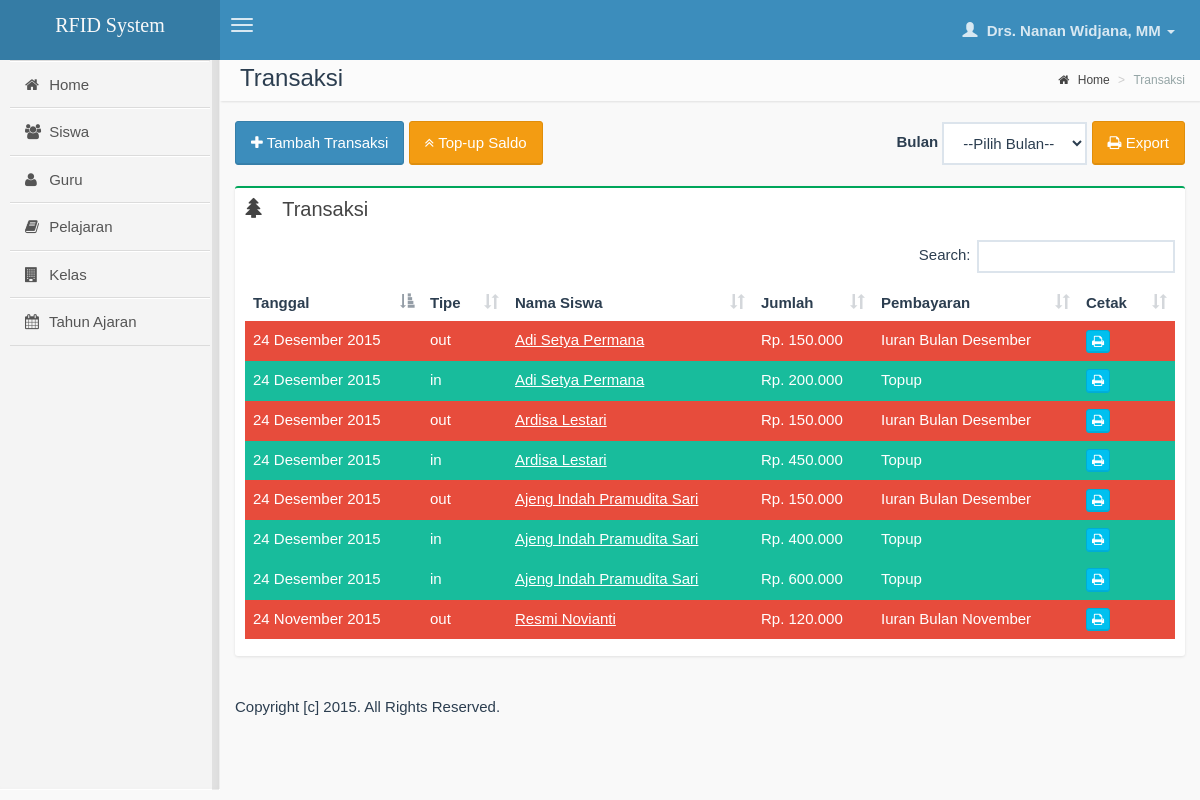
Page /administrator/transaksi.php (signed in) on the committed database.
### tables this page shows
CREATE TABLE IF NOT EXISTS `transaksi` (
`id` int(11) NOT NULL,
  `kode` varchar(12) NOT NULL,
  `tipe` enum('in','out') NOT NULL,
  `jumlah` int(11) NOT NULL,
  `id_siswa` int(11) NOT NULL,
  `tanggal` datetime NOT NULL,
  `id_pembayaran` int(11) NOT NULL,
  `saldo_akhir` int(11) NOT NULL,
  `id_guru` int(11) NOT NULL,
  `sms_notification` tinyint(1) DEFAULT '0',
  `created_at` datetime NOT NULL DEFAULT CURRENT_TIMESTAMP,
  `updated_at` timestamp NOT NULL DEFAULT CURRENT_TIMESTAMP ON UPDATE CURRENT_TIMESTAMP
);

CREATE TABLE IF NOT EXISTS `siswa` (
`id` int(11) NOT NULL,
  `rfid` varchar(20) DEFAULT NULL,
  `nis` varchar(15) NOT NULL,
  `nama` varchar(50) NOT NULL,
  `jk` varchar(10) NOT NULL,
  `id_guru` int(11) DEFAULT NULL,
  `id_kelas` int(11) DEFAULT NULL,
  `saldo` int(11) NOT NULL,
  `telepon` varchar(15) NOT NULL,
  `created_at` datetime NOT NULL,
  `updated_at` timestamp NOT NULL DEFAULT CURRENT_TIMESTAMP ON UPDATE CURRENT_TIMESTAMP
);

CREATE TABLE IF NOT EXISTS `pembayaran` (
`id` int(11) NOT NULL,
  `nama` varchar(50) NOT NULL,
  `jumlah` int(11) NOT NULL,
  `tanggal` datetime NOT NULL,
  `id_guru` int(11) NOT NULL,
  `is_aktif` tinyint(1) NOT NULL,
  `keterangan` varchar(250) NOT NULL,
  `created_at` datetime NOT NULL,
  `updated_at` timestamp NOT NULL DEFAULT CURRENT_TIMESTAMP ON UPDATE CURRENT_TIMESTAMP
);

### administrator/transaksi.php (the view, shortened to what this page needs)
<?php
require_once('../lib/unleashed.lib.php');
require_once('inc/header.php');
?>
    <section class="content-header">
        <h1>
            Transaksi
        </h1>
        <ol class="breadcrumb">
            <li><a href="index.php"><i class="fa fa-home"></i> Home</a></li>
            <li class="active">Transaksi</li>
        </ol>
    </section>
    <section class="content">
        <div class="row">
            <div class="col-md-5">
                <a class="btn btn-primary" href="transaksi_choose.php"><i class="fa fa-plus"></i> Tambah Transaksi</a>
                <a class="btn btn-warning" href="transaksi_topup.php"><i class="fa fa-angle-double-up"></i> Top-up Saldo</a>
            </div>
            <div class="col-md-7">
                <form action="transaksi_export_excel.php" method="get" class="pull-right">
                    <div class="form-inline">
                        <label>Bulan</label>
                        <select name="bulan" class="form-control">
                            <option value="">--Pilih Bulan--</option>
                        </select>
                        <button class="btn btn-warning"><i class="fa fa-print"></i> Export</button>
                    </div>
                </form>
            </div>
        </div>
        <div class="row">
            <section class="col-lg-12">
                <div class="box box-success">
                    <div class="box-header">
                        <i class="fa fa-tree"></i>
                        <h3 class="box-title">Transaksi</h3>
                    </div>
                    <div class="box-body">
                        <table class="table datatable-simple">
                            <thead>
                            <tr>
                                <th>Tanggal</th>
                                <th>Tipe</th>
                                <th>Nama Siswa</th>
                                <th>Jumlah</th>
                                <th>Pembayaran</th>
                                <th>Cetak</th>
                            </tr>
                            </thead>
                            <tbody>
                            <?php
                                $q_transaksi = mysql_query("SELECT transaksi.*, siswa.nama as nama_siswa, pembayaran.nama as nama_pembayaran
                                                            FROM transaksi
                                                            JOIN siswa ON siswa.id=transaksi.id_siswa
                                                            JOIN pembayaran ON pembayaran.id=transaksi.id_pembayaran
                                                            ORDER BY created_at DESC");
                                while($transaksi = mysql_fetch_object($q_transaksi)):
                            ?>
                            <tr class="<?php echo $transaksi->tipe == 'in' ? 'success' : 'danger' ?>">
                                <td><?php echo tanggal_format_indonesia($transaksi->tanggal); ?></td>
                                <td><?php echo $transaksi->tipe; ?></td>
                                <td><a href="siswa_detail.php?id=<?php echo $transaksi->id_siswa; ?>"><?php echo $transaksi->nama_siswa; ?></a></td>
                                <td><?php echo format_rupiah($transaksi->jumlah); ?></td>
                                <td><?php echo $transaksi->nama_pembayaran; ?></td>
                                <td><a href="detail_transaksi_export_pdf.php?id=<?php echo $transaksi->id; ?>&id_siswa=<?php echo $transaksi->id_siswa; ?>" class="btn btn-xs btn-info"><i class="fa fa-print"></i> </a> </td>
                            </tr>
                            <?php endwhile; ?>
                            </tbody>
                        </table>
                    </div>
                </div>
            </section>
        </div>
    </section>
<?php include('inc/footer.php'); ?>

### rows in the picture
transaksi: tanggal "24 Desember 2015", tipe "out", id_siswa.nama "Adi Setya Permana", jumlah "Rp. 150.000", id_pembayaran.nama "Iuran Bulan Desember"
transaksi: tanggal "24 Desember 2015", tipe "in", id_siswa.nama "Adi Setya Permana", jumlah "Rp. 200.000", id_pembayaran.nama "Topup"
transaksi: tanggal "24 Desember 2015", tipe "out", id_siswa.nama "Ardisa Lestari", jumlah "Rp. 150.000", id_pembayaran.nama "Iuran Bulan Desember"
transaksi: tanggal "24 Desember 2015", tipe "in", id_siswa.nama "Ardisa Lestari", jumlah "Rp. 450.000", id_pembayaran.nama "Topup"
transaksi: tanggal "24 Desember 2015", tipe "out", id_siswa.nama "Ajeng Indah Pramudita Sari", jumlah "Rp. 150.000", id_pembayaran.nama "Iuran Bulan Desember"
transaksi: tanggal "24 Desember 2015", tipe "in", id_siswa.nama "Ajeng Indah Pramudita Sari", jumlah "Rp. 400.000", id_pembayaran.nama "Topup"
transaksi: tanggal "24 Desember 2015", tipe "in", id_siswa.nama "Ajeng Indah Pramudita Sari", jumlah "Rp. 600.000", id_pembayaran.nama "Topup"
transaksi: tanggal "24 November 2015", tipe "out", id_siswa.nama "Resmi Novianti", jumlah "Rp. 120.000", id_pembayaran.nama "Iuran Bulan November"

### other values in the picture
$logged_name "Drs. Nanan Widjana, MM"
